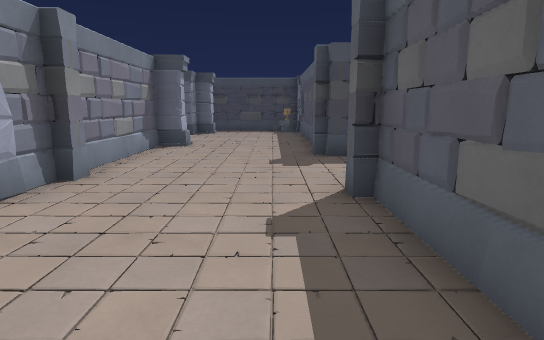
[1] (above)

20 first-person views from a walk through a 3-D level made in the Godot game engine. The camera is 1.5 m above the floor, tilts 10° down and sees 75° across. The floor is counted in squares, 1.35 m on a side. Each view is taken from the middle of a square. On the plan, view 1 faces up. The plan holds only what a view shows up to about 14 squares ahead; the rest is blank. Characters and animated objects are left out.

[2]
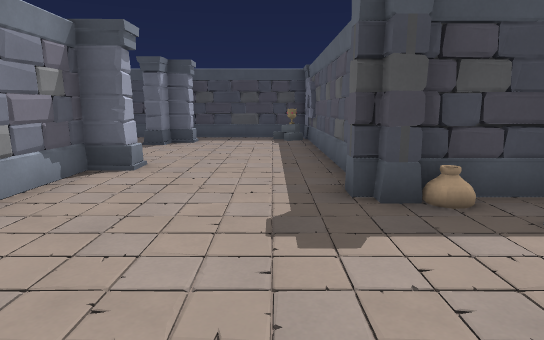

[3]
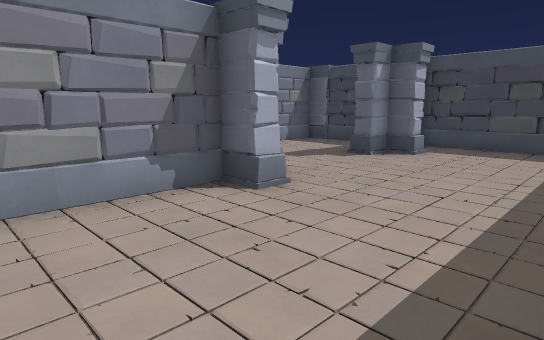

[4]
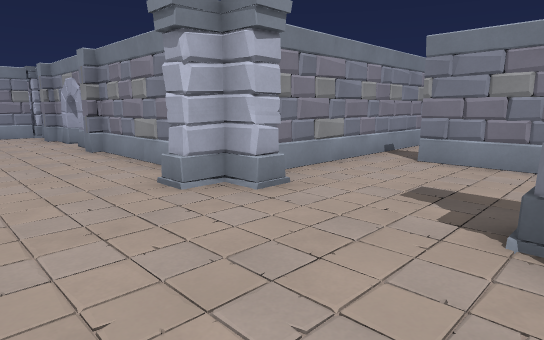

[5]
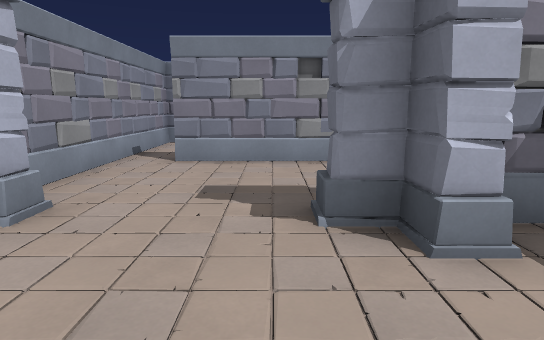

[6]
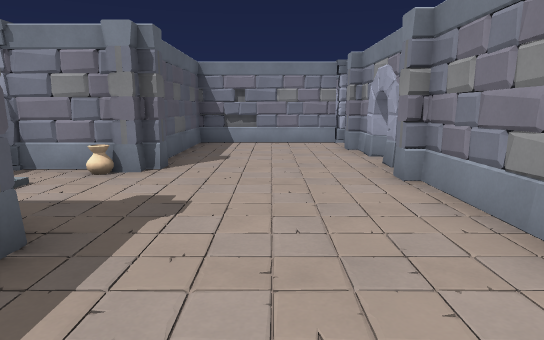

[7]
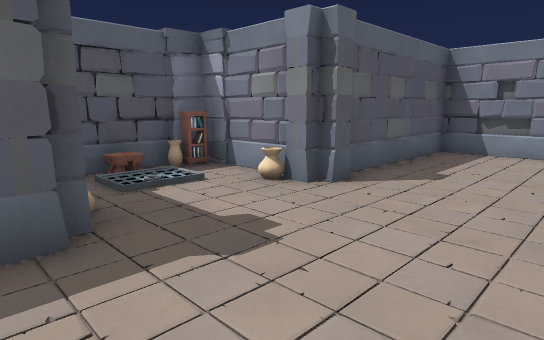

[8]
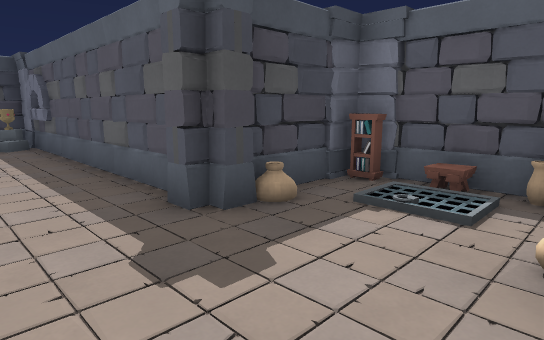

[9]
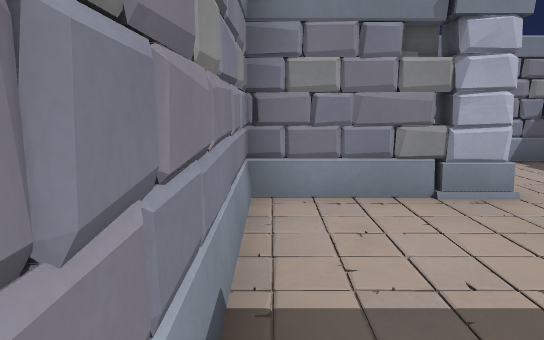

[10]
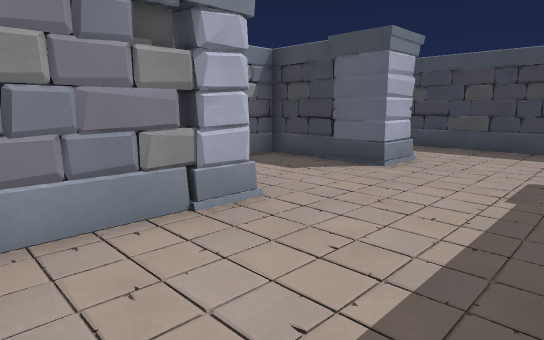

[11]
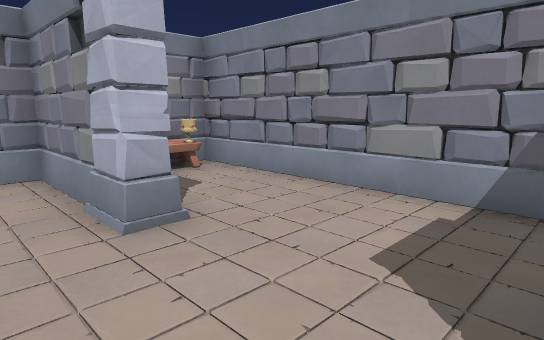

[12]
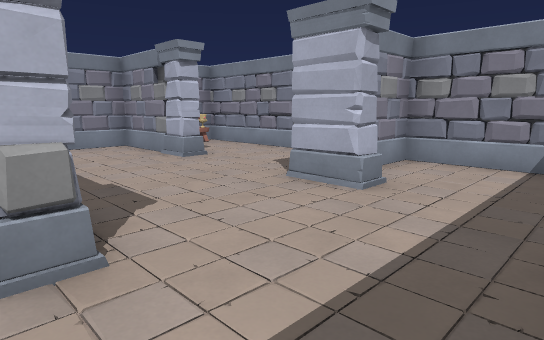

[13]
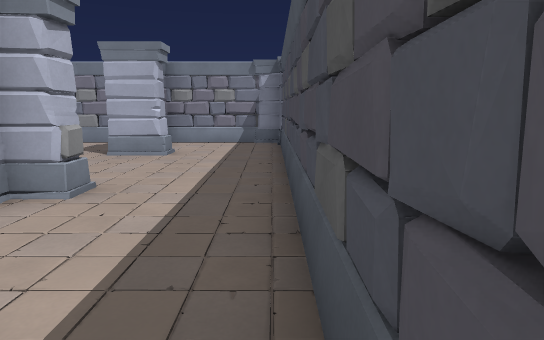

[14]
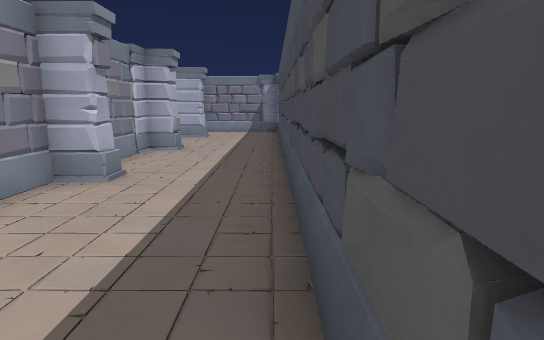

[15]
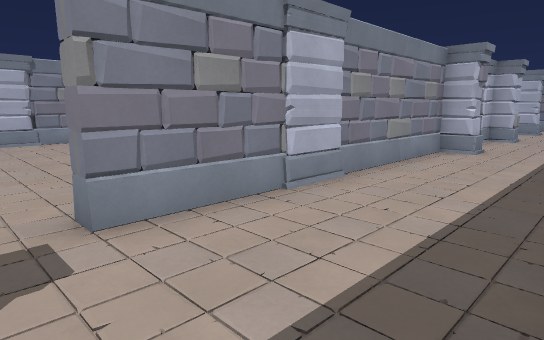

[16]
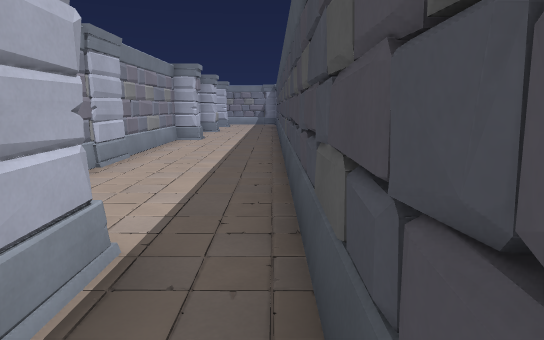

[17]
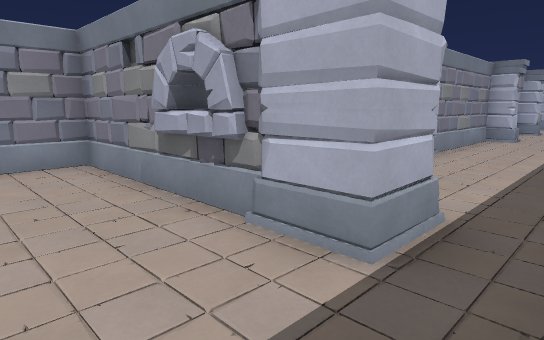

[18]
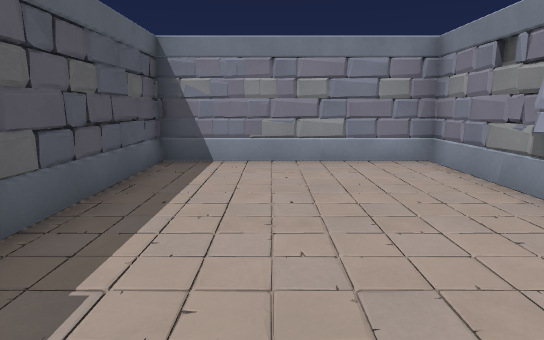

[19]
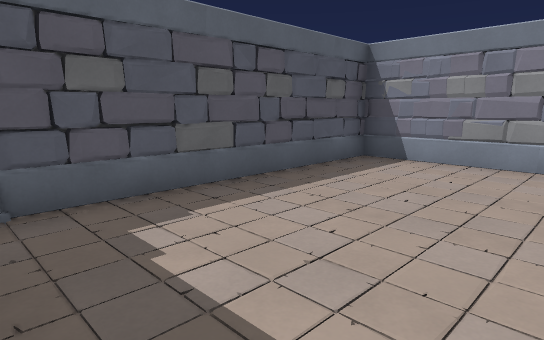

[20]
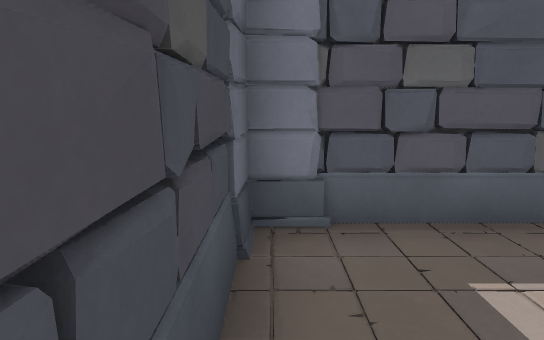

### Floor plan
Key: @ floor where view 1 was taken; # wall or solid block; . floor; / step, stairs or slope; B brick; P pot; K bookshelf; E bench.
Columns run from 15 left of view 1 to 14 right of it. Each row starts with its distance up from view 1.
 22  ############################
 21 ##..........................##
 20 #............................#
 19 #.....................##.....#
 18 #..#...##..##.........##.....#
 17 ####...#############..##.....#
 16 #......#...##...B   . #......#
 15 #......#...##...#  .. #......#
 14 #..##..#........#  .. #......#
 13 #..##..#........#  .. ########
 12 #..#............#  ..
 11 #.E#.......##...# ...
 10 ## ##########...# ...
  9            #....# ..
  8            #....####
  7            #....../#
  6            #....../P
  5            ##....P.K
  4             #...####
  3            ##...#
  2            #....#
  1            ##...#
  0             #..@#
 -1             #####
 -2             #

Positions as (right, up) in squares from view 1, and headings:
1: (0, 0), facing up
2: (0, 4), facing up
3: (1, 7), facing up-left
4: (0, 15), facing down-left
5: (0, 14), facing left
6: (-1, 11), facing down
7: (-2, 9), facing down-right
8: (-1, 5), facing up-right
9: (-7, 11), facing left
10: (-8, 11), facing up-left
11: (-10, 17), facing down-left
12: (-7, 21), facing down-left
13: (-3, 21), facing left
14: (2, 21), facing left
15: (6, 21), facing down-left
16: (9, 21), facing left
17: (10, 21), facing down-left
18: (11, 21), facing down
19: (9, 21), facing down-right
20: (10, 21), facing right
